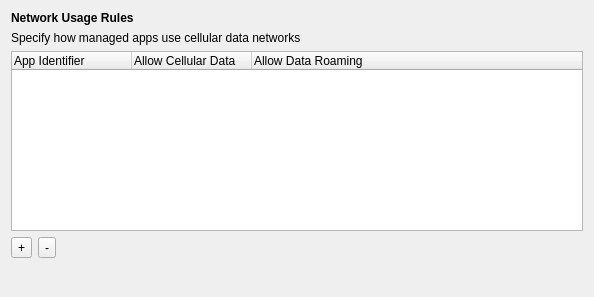
<?xml version="1.0" encoding="UTF-8"?>
<ui version="4.0">
 <class>NetworkUsageRulesForm</class>
 <widget class="QWidget" name="NetworkUsageRulesForm">
  <property name="geometry">
   <rect>
    <x>0</x>
    <y>0</y>
    <width>594</width>
    <height>297</height>
   </rect>
  </property>
  <property name="windowTitle">
   <string>Form</string>
  </property>
  <layout class="QVBoxLayout" name="verticalLayout">
   <item>
    <widget class="QLabel" name="labelNetworkUsageRules">
     <property name="font">
      <font>
       <weight>75</weight>
       <bold>true</bold>
      </font>
     </property>
     <property name="text">
      <string>Network Usage Rules</string>
     </property>
    </widget>
   </item>
   <item>
    <widget class="QLabel" name="lTipSpecifyHowManagedAppsUseCellularData">
     <property name="text">
      <string>Specify how managed apps use cellular data networks</string>
     </property>
    </widget>
   </item>
   <item>
    <widget class="StyledTreeWidget" name="treeWidgetRules">
     <property name="rootIsDecorated">
      <bool>false</bool>
     </property>
     <attribute name="headerDefaultSectionSize">
      <number>120</number>
     </attribute>
     <column>
      <property name="text">
       <string>App Identifier</string>
      </property>
     </column>
     <column>
      <property name="text">
       <string>Allow Cellular Data</string>
      </property>
     </column>
     <column>
      <property name="text">
       <string>Allow Data Roaming</string>
      </property>
     </column>
    </widget>
   </item>
   <item>
    <layout class="QHBoxLayout" name="horizontalLayout" stretch="0,0,0">
     <item>
      <widget class="QToolButton" name="toolButtonAdd">
       <property name="text">
        <string>+</string>
       </property>
      </widget>
     </item>
     <item>
      <widget class="QToolButton" name="toolButtonRemove">
       <property name="text">
        <string>-</string>
       </property>
      </widget>
     </item>
     <item>
      <spacer name="horizontalSpacer">
       <property name="orientation">
        <enum>Qt::Horizontal</enum>
       </property>
       <property name="sizeHint" stdset="0">
        <size>
         <width>40</width>
         <height>20</height>
        </size>
       </property>
      </spacer>
     </item>
    </layout>
   </item>
   <item>
    <spacer name="verticalSpacer">
     <property name="orientation">
      <enum>Qt::Vertical</enum>
     </property>
     <property name="sizeHint" stdset="0">
      <size>
       <width>20</width>
       <height>40</height>
      </size>
     </property>
    </spacer>
   </item>
  </layout>
 </widget>
 <customwidgets>
  <customwidget>
   <class>StyledTreeWidget</class>
   <extends>QTreeWidget</extends>
   <header>FileWaveGuiLib/styledviews/styledtreeview.h</header>
  </customwidget>
 </customwidgets>
 <resources/>
 <connections/>
</ui>
